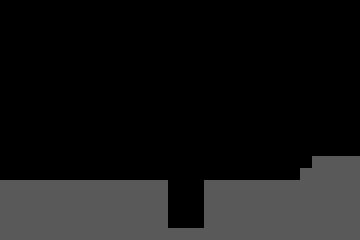

Tiled map render using the project's own tile images. Description and the whole map definition, tile-layer contents included, below:
An orthogonal 30x20 tile map with 12x12 px tiles, 1 tile layer (Platforms), 1 hidden layer not drawn, 2 tilesets and 16 objects (3x greenTree, playerStart).

<map version="1.10" tiledversion="1.10.2" orientation="orthogonal" renderorder="right-down" width="30" height="20" tilewidth="12" tileheight="12" infinite="0" nextlayerid="9" nextobjectid="38">
 <editorsettings>
  <export target="level1_pixel.json" format="json" />
 </editorsettings>
 <tileset firstgid="1" name="grays_12px" tilewidth="12" tileheight="12" tilecount="10" columns="10">
  <image source="tilesets/grays_12px.png" width="120" height="12" />
 </tileset>
 <tileset firstgid="11" name="shapes" tilewidth="500" tileheight="259" tilecount="2" columns="0">
  <grid orientation="orthogonal" width="1" height="1" />
  <tile id="0">
   <image width="24" height="50" source="objects/gray-tree.png" />
  </tile>
  <tile id="1">
   <image width="500" height="259" source="objects/background.png" />
  </tile>
 </tileset>
 <layer id="1" name="BaseColor" width="30" height="20" visible="0" locked="1">
  <data encoding="csv">
3,3,3,3,3,3,3,3,3,3,3,3,3,3,3,3,3,3,3,3,3,3,3,3,3,3,3,3,3,3,
3,3,3,3,3,3,3,3,3,3,3,3,3,3,3,3,3,3,3,3,3,3,3,3,3,3,3,3,3,3,
3,3,3,3,3,3,3,3,3,3,3,3,3,3,3,3,3,3,3,3,3,3,3,3,3,3,3,3,3,3,
3,3,3,3,3,3,3,3,3,3,3,3,3,3,3,3,3,3,3,3,3,3,3,3,3,3,3,3,3,3,
3,3,3,3,3,3,3,3,3,3,3,3,3,3,3,3,3,3,3,3,3,3,3,3,3,3,3,3,3,3,
3,3,3,3,3,3,3,3,3,3,3,3,3,3,3,3,3,3,3,3,3,3,3,3,3,3,3,3,3,3,
3,3,3,3,3,3,3,3,3,3,3,3,3,3,3,3,3,3,3,3,3,3,3,3,3,3,3,3,3,3,
3,3,3,3,3,3,3,3,3,3,3,3,3,3,3,3,3,3,3,3,3,3,3,3,3,3,3,3,3,3,
3,3,3,3,3,3,3,3,3,3,3,3,3,3,3,3,3,3,3,3,3,3,3,3,3,3,3,3,3,3,
3,3,3,3,3,3,3,3,3,3,3,3,3,3,3,3,3,3,3,3,3,3,3,3,3,3,3,3,3,3,
3,3,3,3,3,3,3,3,3,3,3,3,3,3,3,3,3,3,3,3,3,3,3,3,3,3,3,3,3,3,
3,3,3,3,3,3,3,3,3,3,3,3,3,3,3,3,3,3,3,3,3,3,3,3,3,3,3,3,3,3,
3,3,3,3,3,3,3,3,3,3,3,3,3,3,3,3,3,3,3,3,3,3,3,3,3,3,3,3,3,3,
3,3,3,3,3,3,3,3,3,3,3,3,3,3,3,3,3,3,3,3,3,3,3,3,3,3,3,3,3,3,
3,3,3,3,3,3,3,3,3,3,3,3,3,3,3,3,3,3,3,3,3,3,3,3,3,3,3,3,3,3,
3,3,3,3,3,3,3,3,3,3,3,3,3,3,3,3,3,3,3,3,3,3,3,3,3,3,3,3,3,3,
3,3,3,3,3,3,3,3,3,3,3,3,3,3,3,3,3,3,3,3,3,3,3,3,3,3,3,3,3,3,
3,3,3,3,3,3,3,3,3,3,3,3,3,3,3,3,3,3,3,3,3,3,3,3,3,3,3,3,3,3,
3,3,3,3,3,3,3,3,3,3,3,3,3,3,3,3,3,3,3,3,3,3,3,3,3,3,3,3,3,3,
3,3,3,3,3,3,3,3,3,3,3,3,3,3,3,3,3,3,3,3,3,3,3,3,3,3,3,3,3,3
</data>
 </layer>
 <objectgroup id="8" name="Background" visible="0" locked="1">
  <object id="32" name="greenTree" gid="11" x="97.5563" y="180.727" width="24" height="50" />
  <object id="33" gid="11" x="126.908" y="180.044" width="24" height="50" />
  <object id="34" gid="11" x="71.959" y="179.881" width="24" height="50" />
  <object id="35" gid="11" x="149.775" y="179.881" width="24" height="50" />
  <object id="36" gid="12" x="168.475" y="340.714" width="500" height="259" />
  <object id="37" gid="12" x="-331.039" y="333.578" width="500" height="259" />
 </objectgroup>
 <objectgroup id="7" name="Midground" visible="0" locked="1">
  <object id="27" name="greenTree" gid="11" x="97.5563" y="180.727" width="24" height="50" />
  <object id="28" gid="11" x="126.908" y="180.044" width="24" height="50" />
  <object id="29" gid="11" x="71.959" y="179.881" width="24" height="50" />
  <object id="30" gid="11" x="149.775" y="179.881" width="24" height="50" />
  <object id="31" gid="12" x="-109.78" y="380.083" width="500" height="259" />
 </objectgroup>
 <layer id="2" name="Platforms" width="30" height="20">
  <data encoding="csv">
0,0,0,0,0,0,0,0,0,0,0,0,0,0,0,0,0,0,0,0,0,0,0,0,0,0,0,0,0,0,
0,0,0,0,0,0,0,0,0,0,0,0,0,0,0,0,0,0,0,0,0,0,0,0,0,0,0,0,0,0,
0,0,0,0,0,0,0,0,0,0,0,0,0,0,0,0,0,0,0,0,0,0,0,0,0,0,0,0,0,0,
0,0,0,0,0,0,0,0,0,0,0,0,0,0,0,0,0,0,0,0,0,0,0,0,0,0,0,0,0,0,
0,0,0,0,0,0,0,0,0,0,0,0,0,0,0,0,0,0,0,0,0,0,0,0,0,0,0,0,0,0,
0,0,0,0,0,0,0,0,0,0,0,0,0,0,0,0,0,0,0,0,0,0,0,0,0,0,0,0,0,0,
0,0,0,0,0,0,0,0,0,0,0,0,0,0,0,0,0,0,0,0,0,0,0,0,0,0,0,0,0,0,
0,0,0,0,0,0,0,0,0,0,0,0,0,0,0,0,0,0,0,0,0,0,0,0,0,0,0,0,0,0,
0,0,0,0,0,0,0,0,0,0,0,0,0,0,0,0,0,0,0,0,0,0,0,0,0,0,0,0,0,0,
0,0,0,0,0,0,0,0,0,0,0,0,0,0,0,0,0,0,0,0,0,0,0,0,0,0,0,0,0,0,
0,0,0,0,0,0,0,0,0,0,0,0,0,0,0,0,0,0,0,0,0,0,0,0,0,0,0,0,0,0,
0,0,0,0,0,0,0,0,0,0,0,0,0,0,0,0,0,0,0,0,0,0,0,0,0,0,0,0,0,0,
0,0,0,0,0,0,0,0,0,0,0,0,0,0,0,0,0,0,0,0,0,0,0,0,0,0,0,0,0,0,
0,0,0,0,0,0,0,0,0,0,0,0,0,0,0,0,0,0,0,0,0,0,0,0,0,0,5,5,5,5,
0,0,0,0,0,0,0,0,0,0,0,0,0,0,0,0,0,0,0,0,0,0,0,0,0,5,5,5,5,5,
5,5,5,5,5,5,5,5,5,5,5,5,5,5,0,0,0,5,5,5,5,5,5,5,5,5,5,5,5,5,
5,5,5,5,5,5,5,5,5,5,5,5,5,5,0,0,0,5,5,5,5,5,5,5,5,5,5,5,5,5,
5,5,5,5,5,5,5,5,5,5,5,5,5,5,0,0,0,5,5,5,5,5,5,5,5,5,5,5,5,5,
5,5,5,5,5,5,5,5,5,5,5,5,5,5,0,0,0,5,5,5,5,5,5,5,5,5,5,5,5,5,
5,5,5,5,5,5,5,5,5,5,5,5,5,5,5,5,5,5,5,5,5,5,5,5,5,5,5,5,5,5
</data>
 </layer>
 <objectgroup id="3" name="Foreground" visible="0" locked="1">
  <object id="22" name="greenTree" gid="11" x="97.5563" y="180.727" width="24" height="50" />
  <object id="23" gid="11" x="126.908" y="180.044" width="24" height="50" />
  <object id="25" gid="11" x="71.959" y="179.881" width="24" height="50" />
  <object id="26" gid="11" x="149.775" y="179.881" width="24" height="50" />
 </objectgroup>
 <objectgroup id="4" name="Positions" visible="0" locked="1">
  <object id="21" name="playerStart" x="29.5707" y="140.601">
   <point />
  </object>
 </objectgroup>
</map>
